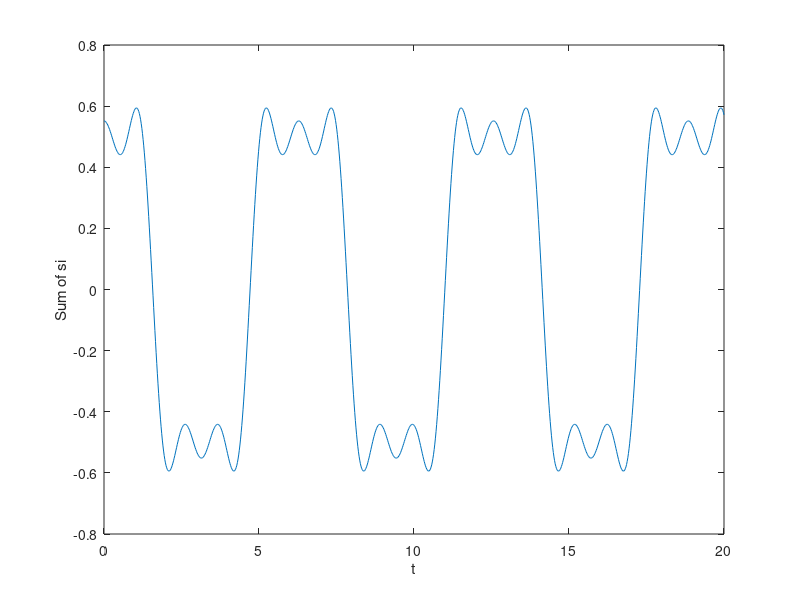

Write MATLAB code to recreate this figure.
apos_k=[sin(pi/2)/pi,sin(pi)/(2*pi),sin(pi*3/2)/(3*pi),sin(2*pi)/(4*pi),sin(pi*5/2)/(5*pi)];
aneg_k=[sin(-pi/2)/(-pi),sin(-pi)/(-2*pi),sin(-pi*3/2)/(-3*pi),sin(-2*pi)/(-4*pi),sin(-pi*5/2)/(-5*pi)];
t=linspace(0,20,1000);
s1=apos_k(1)*exp(j*t)+aneg_k(1)*exp(-j*t);
s2=apos_k(2)*exp(j*2*t)+aneg_k(2)*exp(-j*2*t);
s3=apos_k(3)*exp(j*3*t)+aneg_k(3)*exp(-j*3*t);
s4=apos_k(4)*exp(j*4*t)+aneg_k(4)*exp(-j*4*t);
s5=apos_k(5)*exp(j*5*t)+aneg_k(5)*exp(-j*5*t);
s=real(s1+s2+s3+s4+s5);
plot(t,s);
xlabel('t');
ylabel('Sum of si');
